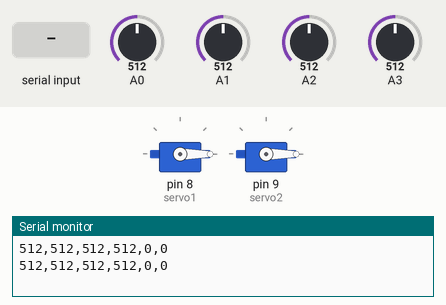
Recording of a sketch running on a simulated Arduino Uno, built with avr-gcc and run on an emulated ATmega328P. Parts: 2 × servo, the last lines printed to the serial monitor. Inputs (shaded band) come from the test bench; at power-on: A0 = 512, A1 = 512, A2 = 512, A3 = 512.

Above: at 1.2 s.
1.3 s: "G" received over Serial
At 4.0 s:
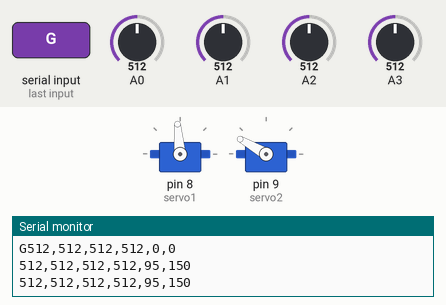
4.3 s: "R" received over Serial
At 6.8 s:
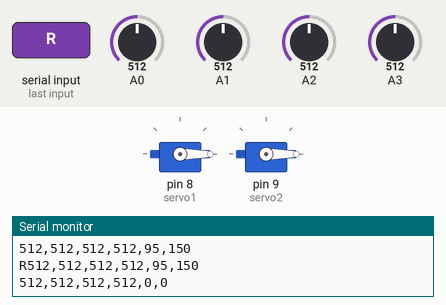
Timing chart, 0 to 8.3 s (numbered marks = the images above; inputs shaded):
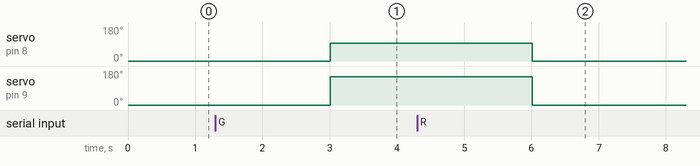

Measured:
- after the input at 1.3 s, servo on pin 8 (servo1): 0° → 95° after 1.7 s; servo on pin 9 (servo2): 0° → 150° after 1.7 s
- after the input at 4.3 s, servo on pin 8 (servo1): 95° → 0° after 1.7 s; servo on pin 9 (servo2): 150° → 0° after 1.7 s

The sketch:

Arduino_Commu.ino
```cpp
/**
 * Final year project
 *
 * Arduino program controls sevos and sensors
 * handles serial communication
 *
 * Arduino IDE (http://www.arduino.cc/en/Main/Software)
 *
 * @author Liqun Wu (1242421)
 */


#include <Servo.h>

int sl1, sl2, sr1, sr2, s1, s2;
int inByte = 0;         // incoming serial byte
Servo servo1, servo2;
String data;

void setup()
{
  Serial.begin(9600);

  servo1.attach(8);
  servo2.attach(9);
  // start serial port at 9600 bps:
  // establishContact();  // send a byte to establish contact until Processing responds
  servo1.write(0);
  servo2.write(0);
}

void loop()
{
  // if we get a valid byte, read analog ins:
  if (Serial.available() > 0) {
    // get incoming byte:
    data = Serial.readString();
    Serial.print(data);
  }

  // read first analog input, divide by 4 to make the range 0-255:
  sl1 = analogRead(A0);
  // delay 10ms to let the ADC recover:
  delay(100);
  // read second analog input, divide by 4 to make the range 0-255:
  sl2 = analogRead(A1);
  delay(100);
  sr1 = analogRead(A2);
  delay(100);
  sr2 = analogRead(A3);
  delay(100);
  s1 = servo1.read();
  s2 = servo2.read();

  // for debug use
  Serial.print(sl1);
  Serial.print(",");

  Serial.print(sl2);
  Serial.print(",");

  Serial.print(sr1);
  Serial.print(",");

  Serial.print(sr2);
  Serial.print(",");

  Serial.print(s1);
  Serial.print(",");

  Serial.println(s2);

   // response to manual control
  if (data == "R") {
    servo1.write(0);
    servo2.write(0);
  }
  if (data == "G") {
    servo1.write(95);
    servo2.write(150);

  }
}
```
